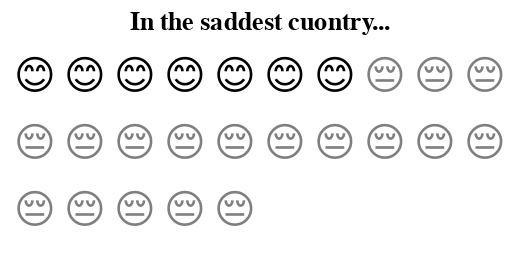

Vega-Lite specification stored for this chart:
### Vega-Lite specification from a JSON file in a GitHub repository (floating-point values rounded to 4 significant figures)
{"$schema": "https://vega.github.io/schema/vega-lite/v4.json", "config": {"view": {"stroke": ""}}, "title": "In the saddest cuontry...", "width": 250, "height": 100, "data": {"values": [{"id": 1, "face": "smile"}, {"id": 2, "face": "smile"}, {"id": 3, "face": "smile"}, {"id": 4, "face": "smile"}, {"id": 5, "face": "smile"}, {"id": 6, "face": "smile"}, {"id": 7, "face": "smile"}, {"id": 8, "face": "frown"}, {"id": 9, "face": "frown"}, {"id": 10, "face": "frown"}, {"id": 11, "face": "frown"}, {"id": 12, "face": "frown"}, {"id": 13, "face": "frown"}, {"id": 14, "face": "frown"}, {"id": 15, "face": "frown"}, {"id": 16, "face": "frown"}, {"id": 17, "face": "frown"}, {"id": 18, "face": "frown"}, {"id": 19, "face": "frown"}, {"id": 20, "face": "frown"}, {"id": 21, "face": "frown"}, {"id": 22, "face": "frown"}, {"id": 23, "face": "frown"}, {"id": 24, "face": "frown"}, {"id": 25, "face": "frown"}]}, "transform": [{"calculate": "{'smile': '😊', 'frown': '😔'}[datum.face]", "as": "emoji"}, {"calculate": "ceil (datum.id/10)", "as": "col"}, {"calculate": "datum.id - datum.col*10", "as": "row"}], "mark": {"type": "text", "baseline": "middle"}, "encoding": {"x": {"field": "row", "type": "ordinal", "axis": null}, "y": {"field": "col", "type": "ordinal", "axis": null}, "text": {"field": "emoji", "type": "nominal"}, "size": {"value": 20}, "strokeWidth": {"value": 3.0}, "fillOpacity": {"condition": {"test": "datum.face=='smile'", "value": 1}, "value": 0.5}}}
